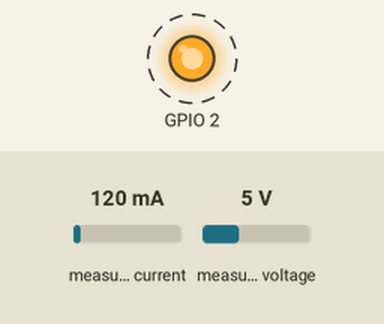
This sketch was run on a simulated ESP32. Parts: output pins drawn as LEDs (lit = HIGH). Dashed ring = blinking. Inputs (shaded band) come from the test bench; at power-on: measured current 120 mA, measured voltage 5 V. What the sketch prints to the serial monitor is not drawn.

Above: at 0.7 s.
Timing chart, 0 to 4.8 s (numbered marks = the images above):
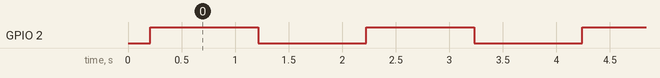

The sketch:

ina219_read.ino
```cpp
// Prints INA219 readings once a second: bus voltage, current, power.
#include <Wire.h>
#include <Adafruit_INA219.h>

Adafruit_INA219 ina219;

// On this board the first I2C transaction after an idle period gets a NACK;
// a throwaway probe wakes the bus so the real reads succeed.
void wakeBus() {
  Wire.beginTransmission(0x40);
  Wire.endTransmission();
}

void setup() {
  Serial.begin(115200);
  Wire.begin(21, 22);
  pinMode(2, OUTPUT);
  delay(200);
  wakeBus();
  while (!ina219.begin()) {
    Serial.println("INA219 not found - check wiring");
    delay(1000);
    wakeBus();
  }
  Serial.println("INA219 ready");
}

void loop() {
  wakeBus();
  float v = ina219.getBusVoltage_V() + ina219.getShuntVoltage_mV() / 1000.0;
  float mA = ina219.getCurrent_mA();
  float mW = ina219.getPower_mW();
  Serial.printf("V=%.2f V  I=%.1f mA  P=%.0f mW\n", v, mA, mW);
  digitalWrite(2, !digitalRead(2));
  delay(1000);
}
```

Measured:
- by itself, GPIO 2: alternates HIGH for 1.0 s and LOW for 1.0 s
